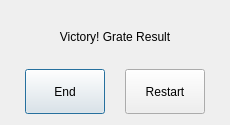
<?xml version="1.0" encoding="UTF-8"?>
<ui version="4.0">
 <class>VictoryDialog</class>
 <widget class="QDialog" name="VictoryDialog">
  <property name="geometry">
   <rect>
    <x>0</x>
    <y>0</y>
    <width>230</width>
    <height>125</height>
   </rect>
  </property>
  <property name="minimumSize">
   <size>
    <width>230</width>
    <height>125</height>
   </size>
  </property>
  <property name="maximumSize">
   <size>
    <width>230</width>
    <height>125</height>
   </size>
  </property>
  <property name="sizeIncrement">
   <size>
    <width>230</width>
    <height>125</height>
   </size>
  </property>
  <property name="windowTitle">
   <string>VICTORY</string>
  </property>
  <layout class="QVBoxLayout" name="verticalLayout">
   <item>
    <widget class="QLabel" name="label">
     <property name="text">
      <string>Victory! Grate Result</string>
     </property>
     <property name="alignment">
      <set>Qt::AlignCenter</set>
     </property>
    </widget>
   </item>
   <item>
    <layout class="QHBoxLayout" name="horizontalLayout">
     <item>
      <widget class="QPushButton" name="pushButton_end">
       <property name="sizePolicy">
        <sizepolicy hsizetype="Fixed" vsizetype="Fixed">
         <horstretch>0</horstretch>
         <verstretch>0</verstretch>
        </sizepolicy>
       </property>
       <property name="minimumSize">
        <size>
         <width>70</width>
         <height>45</height>
        </size>
       </property>
       <property name="text">
        <string>End</string>
       </property>
      </widget>
     </item>
     <item>
      <widget class="QPushButton" name="pushButton_restart">
       <property name="sizePolicy">
        <sizepolicy hsizetype="Fixed" vsizetype="Fixed">
         <horstretch>0</horstretch>
         <verstretch>0</verstretch>
        </sizepolicy>
       </property>
       <property name="minimumSize">
        <size>
         <width>50</width>
         <height>45</height>
        </size>
       </property>
       <property name="text">
        <string>Restart</string>
       </property>
      </widget>
     </item>
    </layout>
   </item>
  </layout>
 </widget>
 <resources/>
 <connections/>
</ui>
